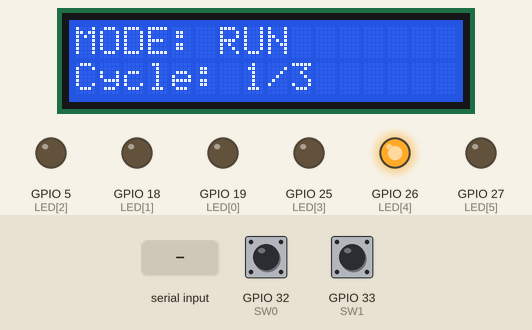
The sketch below on a simulated ESP32. Parts: 16×2 character LCD, output pins drawn as LEDs (lit = HIGH). Dashed ring = blinking. Inputs (shaded band) come from the test bench; at power-on: GPIO 32 (SW0) HIGH, GPIO 33 (SW1) HIGH. What the sketch prints to the serial monitor is not drawn.

Above: at 1.2 s.
1.3 s: GPIO 32 (SW0) pulled LOW for 0.15 s
At 1.7 s:
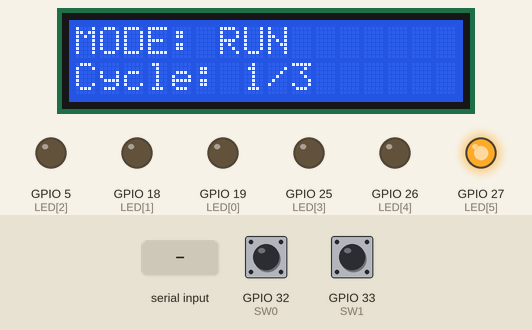
2.0 s: "0\n" received over Serial
At 2.99 s:
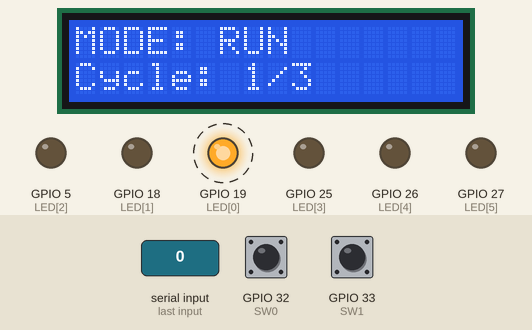
3.5 s: "1\n" received over Serial
6.5 s: "2\n" received over Serial
At 10.0 s:
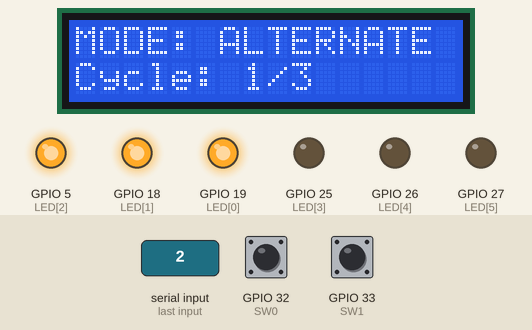
Timing chart, 0 to 13.5 s (numbered marks = the images above; inputs shaded):
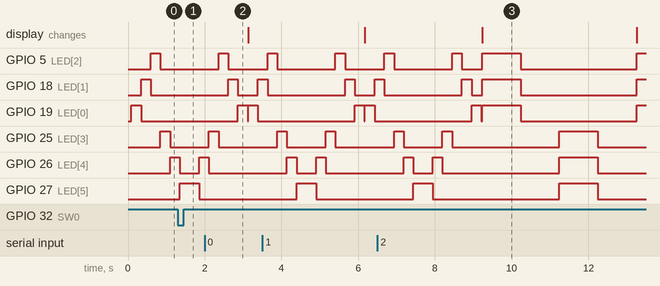

The sketch:

LED_with_GUI.ino
```cpp
/*========================================================================
  LEDs Lightning Modes (LCD + Switches + Serial GUI)
  Description:
    6 LEDs, 16x2 I2C LCD, 2 mode switches and a Python serial GUI.
    Switch code: 00=OFF, 01=BLINK, 10=ALTERNATE, 11=RUN
    The GUI's "Next Mode" reflects switch input in real time, but the
    new mode is applied only AFTER the current mode finishes 3 cycles.

  Engineer:
  Felixander B. Doloso
==========================================================================*/
#include <Wire.h>
#include <LiquidCrystal_I2C.h>

// GPIOs
const uint8_t LED[] = {19, 18, 5, 25, 26, 27};
const uint8_t NUM_LEDS = sizeof(LED) / sizeof(LED[0]);
const uint8_t SW0 = 32;
const uint8_t SW1 = 33;

// LCD: I2C address 0x27, 16 chars, 2 lines
LiquidCrystal_I2C lcd(0x27, 16, 2);

// Variables
uint8_t mode        = 0;    // active mode
int8_t  pendingMode = -1;   // requested next mode (GUI or switches)
uint8_t lastSw      = 0;    // last sampled switch state

uint8_t readSwitches(){
  return (digitalRead(SW1) << 1) | digitalRead(SW0);
}

const char* modeName(uint8_t m){
  switch(m){
    case 0:  return "OFF";
    case 1:  return "BLINK";
    case 2:  return "ALTERNATE";
    case 3:  return "RUN";
  }
  return "?";
}

void showMode(uint8_t m){
  lcd.clear();
  lcd.setCursor(0, 0);
  lcd.print("MODE: ");
  lcd.print(modeName(m));
  Serial.printf("MODE:%d\n", m); //This talks to the GUI through serial
}

// Polls the GUI (serial) and the switches. Called continuously,
// even while a mode is running its 3 cycles.
void checkInputs(){
  // ---- Serial (Python GUI): single digit 0-3, last command wins ----
  while(Serial.available()){
    String s = Serial.readStringUntil('\n');
    s.trim();
    if(s.length() == 1 && isDigit(s[0])){
      int next_mode = s.toInt();
      if(next_mode >= 0 && next_mode <= 3){
        pendingMode = next_mode;
        Serial.printf("PENDING:%d:GUI\n", next_mode);
      }
    }
  }

  // ---- Switches: notify the GUI as soon as they change ----
  uint8_t sw = readSwitches();
  if(sw != lastSw){
    lastSw      = sw;
    pendingMode = sw;
    Serial.printf("PENDING:%d:SW\n", sw);
  }
}

// Replacement for delay(): waits while keeping inputs polled,
// so the GUI sees switch changes in real time.
void wait(uint32_t ms){
  uint32_t start = millis();
  while(millis() - start < ms){
    checkInputs();
    delay(5);
  }
}

void setup(){
  Serial.begin(115200);

  // Inputs
  pinMode(SW0, INPUT);
  pinMode(SW1, INPUT);

  // Outputs
  for(int i = 0; i < NUM_LEDS; i++){
    pinMode(LED[i], OUTPUT);
    digitalWrite(LED[i], 0);
  }

  // LCD
  lcd.init();
  lcd.backlight();

  // Start with whatever the switches say
  mode   = readSwitches();
  lastSw = mode;
  showMode(mode);
}

#include "Modes.h"

void loop(){
  checkInputs();

  // Reached only after the previous mode finished its 3 cycles
  if(pendingMode >= 0){
    mode        = pendingMode;
    pendingMode = -1;
    showMode(mode);          // updates LCD and tells the GUI
  }

  // LEDs mode
  switch(mode){
    case 0:  led_off();  delay(50);  break;  // OFF: idle, keep polling inputs
    case 1:  led_blink();             break;  // each blocks for 3 full cycles
    case 2:  led_alt();               break;
    case 3:  led_run();               break;
  }
}
```

Modes.h
```cpp
// variables
const uint8_t REPEAT = 3;

// Updates LCD line 1 with cycle progress
void showCycle(uint8_t c){
  lcd.setCursor(0, 1);
  lcd.print("Cycle: ");
  lcd.print(c);
  lcd.print("/3   ");
}

////////// Mode 0: OFF
void led_off(){
  for(int i = 0; i < NUM_LEDS; i++) digitalWrite(LED[i], 0);
}

////////// Mode 1: Blink
void led_blink(){
  for(int i = 0; i < REPEAT; i++){
    //------------------------------------------------------------
    // leds ON
    showCycle(i + 1);

    for(int i = 0; i < NUM_LEDS; i++) digitalWrite(LED[i], 1);
    wait(1000);
    // leds OFF
    for(int i = 0; i < NUM_LEDS; i++) digitalWrite(LED[i], 0);
    wait(1000);
    //------------------------------------------------------------

  }
}

////////// Mode 2: Alternate
void led_alt(){
  for(int i = 0; i < REPEAT; i++){
    //------------------------------------------------------------
    // toggle first half of leds
    showCycle(i + 1);

    for(int i = 0; i < NUM_LEDS/2; i++) digitalWrite(LED[i], 1);
    wait(1000);
    for(int i = 0; i < NUM_LEDS/2; i++) digitalWrite(LED[i], 0);
    wait(1000);
    // toggle second half of leds
    for(int i = NUM_LEDS-1; i > (NUM_LEDS/2)-1; i--) digitalWrite(LED[i], 1);
    wait(1000);
    // turn OFF second half of leds
    for(int i = NUM_LEDS-1; i > (NUM_LEDS/2)-1; i--) digitalWrite(LED[i], 0);
    wait(1000);
    //------------------------------------------------------------

  }
}

////////// Mode 3: Running Lights
void led_run(){
  const uint8_t DELAY = 250;
  for(int i = 0; i < REPEAT; i++){
    //------------------------------------------------------------
    // forward run
    showCycle(i + 1);

    for(int i = 0; i < NUM_LEDS; i++){
      digitalWrite(LED[i], 1);
      wait(DELAY);
      digitalWrite(LED[i], 0);
    }
    // reverse run
    for(int i = NUM_LEDS-1; i >= 0; i--){
      digitalWrite(LED[i], 1);
      wait(DELAY);
      digitalWrite(LED[i], 0);
    }
    //------------------------------------------------------------

  }
}
```

Measured:
- after the input at 6.5 s, the display: changes after 2.7 s (image 3)
